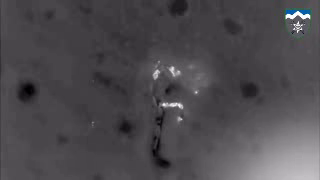
#> input picture frame 108 of infrared_video_shorter.mp4, 320 x 180 px
$ python infrared_detection.py
#> lines starting #> are read from the running program, lines starting #| are printed output that depends on the picture; after the words box and inside, x2 and y2 are one past the last pixel; in counts of white or black regions, pixels touching at a corner belong together
# Вот пример кода на Python, который определяет объекты на готовом инфракрасном видео:

import cv2

# Определить имя видеофайла
filename = "infrared_video_shorter.mp4"

# Создать объект VideoCapture
cap = cv2.VideoCapture(filename)

# Получить частоту кадров
fps = cap.get(cv2.CAP_PROP_FPS)

# Инициализировать объекты детектирования
hog = cv2.HOGDescriptor()
hog.setSVMDetector(cv2.HOGDescriptor_getDefaultPeopleDetector())

# Читать кадры и определять объекты
while cap.isOpened():
    # Считать кадр и преобразовать его в черно-белый формат
    ret, frame = cap.read()
#> frame is the input picture: shape (180, 320, 3); mean B, G, R 79.1, 75.1, 77.8
    if ret:
        gray = cv2.cvtColor(frame, cv2.COLOR_BGR2GRAY)
    else:
        break

    # Обнаружить объекты
    found, w = hog.detectMultiScale(gray, winStride=(8, 8), padding=(32, 32), scale=1.05)
#> found = [[132, 45, 70, 135]]; w = [0.794]

    # Нарисовать прямоугольники вокруг обнаруженных объектов
    for x, y, w, h in found:
        cv2.rectangle(frame, (x, y), (x + w, y + h), (0, 0, 255), 2)
#> this loop made 1 pass
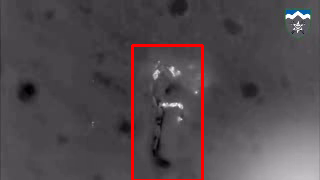
#> frame: shape (180, 320, 3); 1.88% of pixels changed, all inside (x1, y1, x2, y2) = (131, 44, 204, 180)

    # Показать результаты
    cv2.imshow('frame', frame)
    if cv2.waitKey(1) == ord('q'):
#> (key q is pressed here)
        break

# Освободить ресурсы
cap.release()
cv2.destroyAllWindows()

# Код работает с готовым видеофайлом, используя тот же метод детектирования объектов HOG,
# который применяется для онлайн видеопотока с камеры. Обратите внимание, что код останавливается,
# если пользователь нажимает клавишу "q".

# Для ускорения работы алгоритма можно попробовать несколько методов:
#
# Уменьшить размер изображения: если вам не нужна высокая точность детектирования объектов, вы можете уменьшить размер изображения. Это позволит алгоритму работать быстрее за счет уменьшения количества пикселей, которые нужно обработать.
#
# Использовать GPU: если у вас есть доступ к графическому процессору (GPU), вы можете использовать его для ускорения работы алгоритма. Некоторые библиотеки, такие как OpenCV, поддерживают обработку на GPU.
#
# Использовать многопоточность: вы можете разбить изображение на несколько частей и обрабатывать каждую часть в отдельном потоке. Это может ускорить работу алгоритма, особенно если у вас есть несколько ядер процессора.
#
# Использовать более быстрый алгоритм: существуют более быстрые алгоритмы, чем HOG, для детектирования объектов. Например, можно попробовать использовать нейронные сети, такие как YOLO или SSD, которые работают быстрее, но требуют больше вычислительных ресурсов.
#
# Использовать оптимизированные библиотеки: некоторые библиотеки, такие как dlib, имеют оптимизированные реализации алгоритмов детектирования объектов, которые работают быстрее, чем стандартные реализации.
